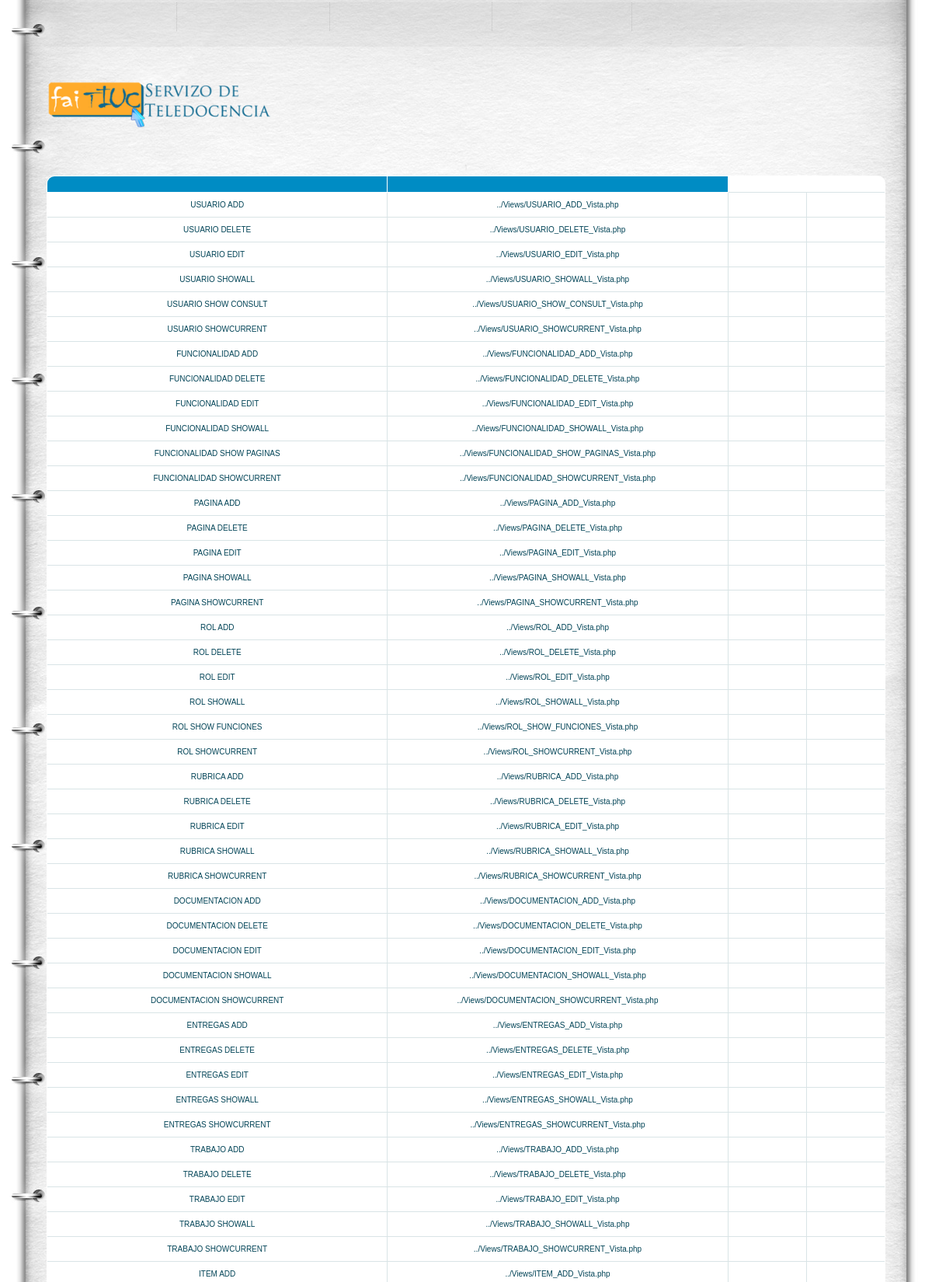
The app's page /et3_iu/Controllers/PAGINA_Controller.php (signed in, upper part) with its own data.
### tables this page shows
CREATE TABLE IF NOT EXISTS `PAGINA` (
`PAGINA_ID` int(10) NOT NULL,
  `PAGINA_LINK` varchar(50) NOT NULL,
  `PAGINA_NOM` varchar(80) NOT NULL
);

### et3_iu/Controllers/PAGINA_Controller.php (called while the page is built, shortened)
<?php
	Switch ($_REQUEST['accion']) {
		default:
			if (!isset($_REQUEST['PAGINA_NOM'])) {
				$pagina = new Pagina('', '');
			} else {
				$pagina = get_data_form();
			}
			$datos = $pagina->ConsultarTodo();
			if (!tienePermisos('Pagina_Default')) {
				new Mensaje('No tienes los permisos necesarios', '../Views/DEFAULT_Vista.php');
			} else {
				new Pagina_Default($datos, '../Views/DEFAULT_Vista.php');
			}
	}
?>

### et3_iu/Views/PAGINA_SHOWALL_Vista.php (the view, shortened to what this page needs)
<?php
class Pagina_default{
	private $datos;
	private $volver;
	function __construct($array, $volver){
		$this->datos = $array;
		$this->volver = $volver;
		$this->render();
	}
	function render(){
		?>
		?> <head>
			<link rel="stylesheet" href="../css/reset.css" type="text/css" media="all">
			<link rel="stylesheet" href="../css/style.css" type="text/css" media="all">
		</head>
		<body id="page2">
		<div class="wrap">
			<header>
				<div class="container">
					<h1><a href="../Views/DEFAULT_Vista.php"></a></h1>
					<nav>
						<ul><li><?php echo '<a href=\'' . $this->volver . "' class='m5'>" . $strings['Volver'] . " </a>"; ?></li>
							<li><a href='./PAGINA_Controller.php?accion=<?php echo $strings['Consultar']?>'class="m4"><?php echo $strings['Consultar']?></a></li>
							<li><a href='./PAGINA_Controller.php?accion=<?php echo $strings['Insertar'] ?>' class="m3"><?php echo $strings['Insertar']?></a></li>
							<li><a href="../Functions/Desconectar.php" class="m2"><?php echo  $strings['Cerrar Sesión']; ?></a></li>
						</ul>
					</nav>
				</div>
			</header>
			<div class="container">
				<?php
				$lista = array('PAGINA_NOM','PAGINA_LINK');
				?>
				<br><br>
				<div id="centrado"><table class="table" id="btable" border = 1>
						<tr>
							<?php
							foreach($lista as $titulo){
								echo "<th>";
								?>
								</th>
								<?php
							}
							?>
						</tr>
						<?php
						for ($j=0;$j<count($this->datos);$j++){
							echo "<tr>";
							foreach ($this->datos [$j] as $clave => $valor) {
								for ($i = 0; $i < count($lista); $i++) {
									if ($clave === $lista[$i]) {
										?>
										<?php
										echo "<td>";
										echo $valor;
										echo "</td>";
									}
								}
							}
							?>
							<td>
							</td>
							<td>
							</td>
							<?php
							echo "<tr>";
						}
						?>
					</table></div>
			</div>
		</div>
		</body>
		<?php
	}
}

### et3_iu/css/style.css (style rules this page uses)
article, aside, audio, canvas, command, datalist, details, embed, figcaption, figure, footer, header, hgroup, keygen, meter, nav, output, progress, section, source, video { display:block; }
body { background:#fff; font-family:Arial, Helvetica, sans-serif; font-size:100%; line-height:1em; color:#454545; }
html, body { height:100%; }
.container { margin:0 auto; width:1080px; overflow:hidden; font-size:.875em; padding-bottom:176px; }
header { background:url(../images/header-bg.jpg) no-repeat center top; min-width:940px; }
header .container { height:194px; position:relative; padding:0; }
.wrap { height:auto !important; height:100%; min-height:100%; background:url(../images/tail-middle.jpg) repeat-y center 194px; min-width:940px; }
#centrado { text-align: center; }
a { color:#ff7b01; outline:none; }
h1 { text-indent:-9999px; }
h1 a { width:473px; height:63px; position:absolute; left:0; top:104px; background:url(../images/logo.png) no-repeat left top; }
header nav { position:absolute; left:0; top:3px; }
header nav ul li { float:left; font-size:16px; line-height:1.2em; text-transform:uppercase; padding-right:1px; background:url(../images/divider.gif) repeat-y right top; }
header nav ul li a { color:#454545; text-decoration:none; display:block; float:left; text-align:center; padding:18px 0 20px 0; background-repeat:no-repeat; background-position:left top; }
header nav ul li a.m2 { width:179px; }
header nav ul li a.m3 { width:208px; }
header nav ul li a.m4 { width:196px; }
header nav ul li a.m5 { width:167px; }
table { white-space: normal; line-height: normal; font-weight: normal; font-size: smaller; font-style: normal; color: black; text-align: center; font-variant: normal; border-color: gray; background-color: white; }
#btable { white-space: normal; line-height: normal; font-weight: normal; font-size: 10px; font-style: normal; color: black; text-align: center; font-variant: normal; border-color: gray; background-color: white; margin-left: 0px; }
#btable { width: 100%; overflow: hidden; background: #FFF; color: #024457; border-radius: 10px; border: 1px solid #008cc4; }
#btable tr { border: 1px solid #D9E4E6; }
#btable tr:nth-child(odd) { background-color: #EAF3F3; }
#btable th { display: none; border: 1px solid #FFF; background-color: #008cc4; color: #FFF; padding: 1em; }
#btable th:first-child { display: table-cell; text-align: center; }
#btable th:nth-child(2) { display: table-cell; }
#btable th:nth-child(2):after { content: attr(data-th); }
@media (min-width: 480px) { #btable th:nth-child(2):after { display: none; } }
#btable td { display: block; word-wrap: break-word; max-width: 7em; }
#btable td:first-child { display: table-cell; text-align: center; border-right: 1px solid #D9E4E6; }
@media (min-width: 480px) { #btable td { border: 1px solid #D9E4E6; } }
#btable th, #btable td { text-align: center; margin: .5em 1em; }
@media (min-width: 480px) { #btable th, #btable td { display: table-cell; padding: 1em; } }

### records on screen
pagina: PAGINA_NOM "USUARIO ADD", PAGINA_LINK "../Views/USUARIO_ADD_Vista.php"
pagina: PAGINA_NOM "USUARIO DELETE", PAGINA_LINK "../Views/USUARIO_DELETE_Vista.php"
pagina: PAGINA_NOM "USUARIO EDIT", PAGINA_LINK "../Views/USUARIO_EDIT_Vista.php"
pagina: PAGINA_NOM "USUARIO SHOWALL", PAGINA_LINK "../Views/USUARIO_SHOWALL_Vista.php"
pagina: PAGINA_NOM "USUARIO SHOW CONSULT", PAGINA_LINK "../Views/USUARIO_SHOW_CONSULT_Vista.php"
pagina: PAGINA_NOM "USUARIO SHOWCURRENT", PAGINA_LINK "../Views/USUARIO_SHOWCURRENT_Vista.php"
pagina: PAGINA_NOM "FUNCIONALIDAD ADD", PAGINA_LINK "../Views/FUNCIONALIDAD_ADD_Vista.php"
pagina: PAGINA_NOM "FUNCIONALIDAD DELETE", PAGINA_LINK "../Views/FUNCIONALIDAD_DELETE_Vista.php"
pagina: PAGINA_NOM "FUNCIONALIDAD EDIT", PAGINA_LINK "../Views/FUNCIONALIDAD_EDIT_Vista.php"
pagina: PAGINA_NOM "FUNCIONALIDAD SHOWALL", PAGINA_LINK "../Views/FUNCIONALIDAD_SHOWALL_Vista.php"
pagina: PAGINA_NOM "FUNCIONALIDAD SHOW PAGINAS", PAGINA_LINK "../Views/FUNCIONALIDAD_SHOW_PAGINAS_Vista.php"
pagina: PAGINA_NOM "FUNCIONALIDAD SHOWCURRENT", PAGINA_LINK "../Views/FUNCIONALIDAD_SHOWCURRENT_Vista.php"
pagina: PAGINA_NOM "PAGINA ADD", PAGINA_LINK "../Views/PAGINA_ADD_Vista.php"
pagina: PAGINA_NOM "PAGINA DELETE", PAGINA_LINK "../Views/PAGINA_DELETE_Vista.php"
pagina: PAGINA_NOM "PAGINA EDIT", PAGINA_LINK "../Views/PAGINA_EDIT_Vista.php"
pagina: PAGINA_NOM "PAGINA SHOWALL", PAGINA_LINK "../Views/PAGINA_SHOWALL_Vista.php"
pagina: PAGINA_NOM "PAGINA SHOWCURRENT", PAGINA_LINK "../Views/PAGINA_SHOWCURRENT_Vista.php"
pagina: PAGINA_NOM "ROL ADD", PAGINA_LINK "../Views/ROL_ADD_Vista.php"
pagina: PAGINA_NOM "ROL DELETE", PAGINA_LINK "../Views/ROL_DELETE_Vista.php"
pagina: PAGINA_NOM "ROL EDIT", PAGINA_LINK "../Views/ROL_EDIT_Vista.php"
pagina: PAGINA_NOM "ROL SHOWALL", PAGINA_LINK "../Views/ROL_SHOWALL_Vista.php"
pagina: PAGINA_NOM "ROL SHOW FUNCIONES", PAGINA_LINK "../Views/ROL_SHOW_FUNCIONES_Vista.php"
pagina: PAGINA_NOM "ROL SHOWCURRENT", PAGINA_LINK "../Views/ROL_SHOWCURRENT_Vista.php"
pagina: PAGINA_NOM "RUBRICA ADD", PAGINA_LINK "../Views/RUBRICA_ADD_Vista.php"
pagina: PAGINA_NOM "RUBRICA DELETE", PAGINA_LINK "../Views/RUBRICA_DELETE_Vista.php"
pagina: PAGINA_NOM "RUBRICA EDIT", PAGINA_LINK "../Views/RUBRICA_EDIT_Vista.php"
pagina: PAGINA_NOM "RUBRICA SHOWALL", PAGINA_LINK "../Views/RUBRICA_SHOWALL_Vista.php"
pagina: PAGINA_NOM "RUBRICA SHOWCURRENT", PAGINA_LINK "../Views/RUBRICA_SHOWCURRENT_Vista.php"
pagina: PAGINA_NOM "DOCUMENTACION ADD", PAGINA_LINK "../Views/DOCUMENTACION_ADD_Vista.php"
pagina: PAGINA_NOM "DOCUMENTACION DELETE", PAGINA_LINK "../Views/DOCUMENTACION_DELETE_Vista.php"
pagina: PAGINA_NOM "DOCUMENTACION EDIT", PAGINA_LINK "../Views/DOCUMENTACION_EDIT_Vista.php"
pagina: PAGINA_NOM "DOCUMENTACION SHOWALL", PAGINA_LINK "../Views/DOCUMENTACION_SHOWALL_Vista.php"
pagina: PAGINA_NOM "DOCUMENTACION SHOWCURRENT", PAGINA_LINK "../Views/DOCUMENTACION_SHOWCURRENT_Vista.php"
pagina: PAGINA_NOM "ENTREGAS ADD", PAGINA_LINK "../Views/ENTREGAS_ADD_Vista.php"
pagina: PAGINA_NOM "ENTREGAS DELETE", PAGINA_LINK "../Views/ENTREGAS_DELETE_Vista.php"
pagina: PAGINA_NOM "ENTREGAS EDIT", PAGINA_LINK "../Views/ENTREGAS_EDIT_Vista.php"
pagina: PAGINA_NOM "ENTREGAS SHOWALL", PAGINA_LINK "../Views/ENTREGAS_SHOWALL_Vista.php"
pagina: PAGINA_NOM "ENTREGAS SHOWCURRENT", PAGINA_LINK "../Views/ENTREGAS_SHOWCURRENT_Vista.php"
pagina: PAGINA_NOM "TRABAJO ADD", PAGINA_LINK "../Views/TRABAJO_ADD_Vista.php"
pagina: PAGINA_NOM "TRABAJO DELETE", PAGINA_LINK "../Views/TRABAJO_DELETE_Vista.php"
pagina: PAGINA_NOM "TRABAJO EDIT", PAGINA_LINK "../Views/TRABAJO_EDIT_Vista.php"
pagina: PAGINA_NOM "TRABAJO SHOWALL", PAGINA_LINK "../Views/TRABAJO_SHOWALL_Vista.php"
pagina: PAGINA_NOM "TRABAJO SHOWCURRENT", PAGINA_LINK "../Views/TRABAJO_SHOWCURRENT_Vista.php"
pagina: PAGINA_NOM "ITEM ADD", PAGINA_LINK "../Views/ITEM_ADD_Vista.php"
